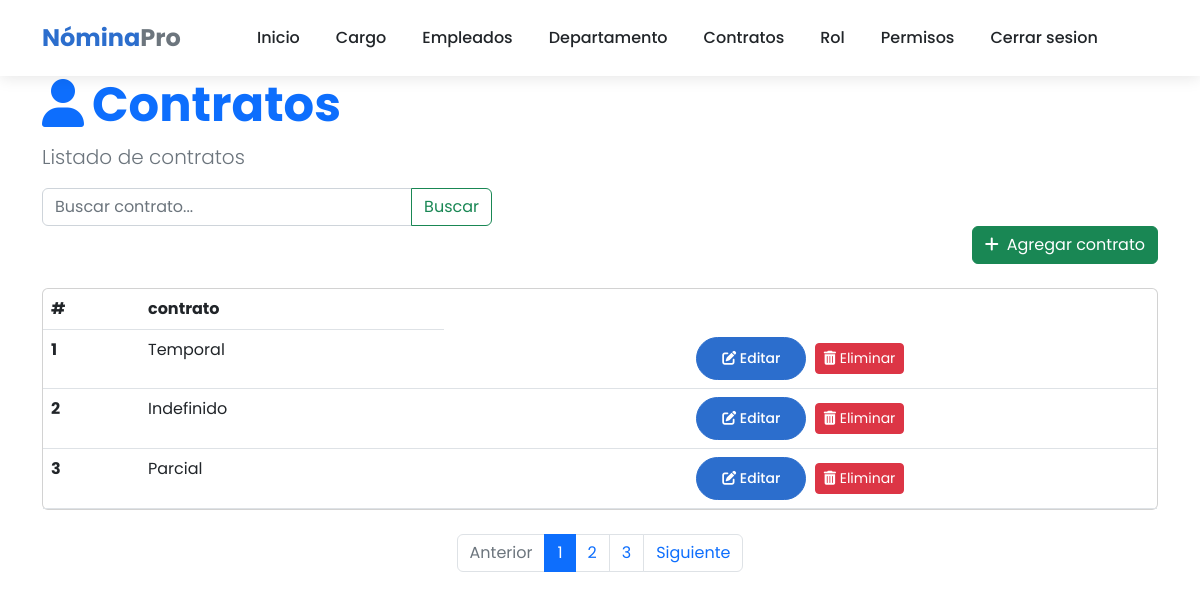
/nomina/list_contrato (signed in), run on the app's committed database.
### core/models.py (models this page shows, shortened)
class TipoContrato(models.Model):
    descripcion = models.CharField(max_length=100)

### core/views.py (the view)
# urls.py: path('list_contrato', views.list_contrato, name="list_contrato"),
@login_required
def list_contrato (request):
    query= request.GET.get('q',None)
    print(query)
    if query: contratos = TipoContrato.objects.filter(descripcion__icontains=query)
    else: contratos = TipoContrato.objects.all()
    context = {'contratos': contratos, 'title': 'Listado de nomina'}
    return render(request, 'contratos/list.html', context)

### template/contratos/list.html (shortened to what this page needs)
{% extends "home.html" %}
{% block content %}
<div class="container">
    <header class="page-header">
        <h1 class="display-5 fw-bold text-primary">
            <i class="fas fa-user me-2"></i>Contratos
        </h1>
        <p class="lead text-muted">Listado de contratos</p>
    </header>
    <form action="" style="max-width: 450px;">
        <div class="input-group">
            <input type="text" class="form-control" placeholder="Buscar contrato..." name="q" value="{{ request.GET.q }}">
            <button class="btn btn-outline-success" data-bs-toggle="tooltip" data-bs-title="Escriba parte del apellido y click en buscar">
                Buscar
            </button>
        </div>
    </form>
    <div class="d-flex justify-content-end mb-4">
        <a class="btn btn-success text-white"  href="{% url 'core:create_contrato' %}">
            <i class="fas fa-plus me-2"></i>Agregar contrato
        </a>
    </div>
    <div class="card mb-4">
        <div class="card-body p-0">
            <div class="table-responsive">
                <table class="table table-hover mb-0">
                    <thead>
                        <tr>
                            <th scope="col">#</th>
                            <th scope="col">contrato</th>
                    </thead>
                    <tbody>
                       {% for contrato in contratos %}
                        <tr>
                            <th scope="row">{{contrato.id}}</th>
                            <td>{{contrato.descripcion}}</td>
                            <td class="text-center">
                                <a href="{% url 'core:update_contrato' contrato.id %}" class="btn btn-sm btn-primary me-1">
                                    <i class="fas fa-edit"></i> Editar
                                </a>
                                <a  href="{% url 'core:delete_contrato' contrato.id %}" class="btn btn-sm btn-danger">
                                    <i class="fas fa-trash-alt"></i> Eliminar
                                </a>
                            </td>
                        </tr>
                       {% endfor %}
                    </tbody>
                </table>
            </div>
        </div>
    </div>
    <nav aria-label="Page navigation" class="mb-4">
        <ul class="pagination justify-content-center">
            <li class="page-item disabled">
                <a class="page-link" href="#" tabindex="-1" aria-disabled="true">Anterior</a>
            </li>
            <li class="page-item active"><a class="page-link" href="#">1</a></li>
            <li class="page-item"><a class="page-link" href="#">2</a></li>
            <li class="page-item"><a class="page-link" href="#">3</a></li>
            <li class="page-item">
                <a class="page-link" href="#">Siguiente</a>
            </li>
        </ul>
    </nav>
</div>
{% endblock %}

### template/home.html (style rules this page uses)
:root { --primary-color: #2c6ecd; --secondary-color: #19b3b3; --accent-color: #f8f9fa; --dark-color: #212529; --text-color: #495057; }
body { font-family: 'Poppins', sans-serif; color: var(--text-color); overflow-x: hidden; }
.btn-primary { background-color: var(--primary-color); border-color: var(--primary-color); padding: 10px 25px; border-radius: 50px; font-weight: 500; transition: all 0.3s ease; }

### data on the page
TipoContrato: id "1", descripcion "Temporal"
TipoContrato: id "2", descripcion "Indefinido"
TipoContrato: id "3", descripcion "Parcial"
